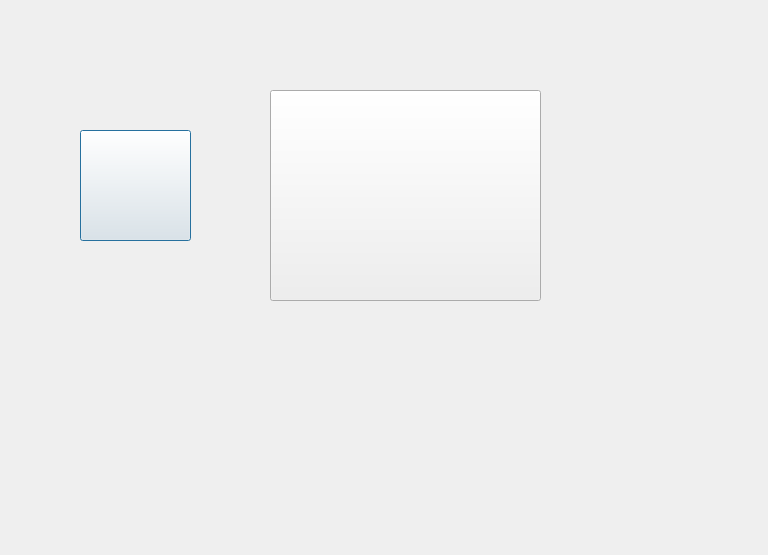
<?xml version="1.0" encoding="UTF-8"?>
<ui version="4.0">
 <class>Dialog</class>
 <widget class="QDialog" name="Dialog">
  <property name="geometry">
   <rect>
    <x>0</x>
    <y>0</y>
    <width>768</width>
    <height>555</height>
   </rect>
  </property>
  <property name="windowTitle">
   <string>Dialog</string>
  </property>
  <property name="locale">
   <locale language="English" country="UnitedStates"/>
  </property>
  <widget class="QPushButton" name="pushButton">
   <property name="geometry">
    <rect>
     <x>80</x>
     <y>130</y>
     <width>111</width>
     <height>111</height>
    </rect>
   </property>
   <property name="styleSheet">
    <string notr="true">border-image: url(:/Data/data/Current result/Filtered.png);</string>
   </property>
   <property name="text">
    <string/>
   </property>
  </widget>
  <widget class="QPushButton" name="pushButton_2">
   <property name="geometry">
    <rect>
     <x>270</x>
     <y>90</y>
     <width>271</width>
     <height>211</height>
    </rect>
   </property>
   <property name="styleSheet">
    <string notr="true">border-image: url(:/Data/data/Current result/Original.png);</string>
   </property>
   <property name="text">
    <string/>
   </property>
  </widget>
 </widget>
 <resources>
  <include location="../images/MDX.qrc"/>
 </resources>
 <connections/>
</ui>
